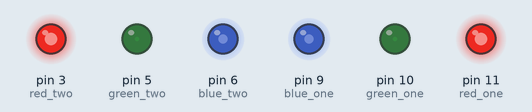
Bench run of a sketch on a simulated Arduino Uno, built with avr-gcc and run on an emulated ATmega328P. Shown: output pins drawn as LEDs (lit = HIGH).

Above: at 0.1 s.
At 7.1 s:
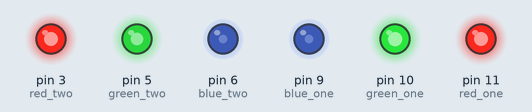
At 11.1 s:
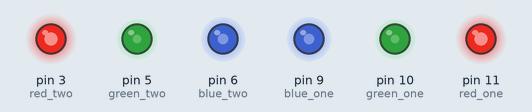
At 15.1 s:
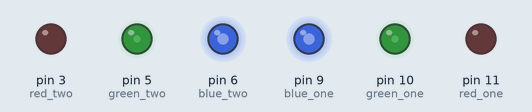
At 26.1 s:
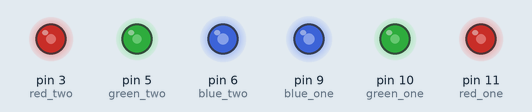
At 38.1 s:
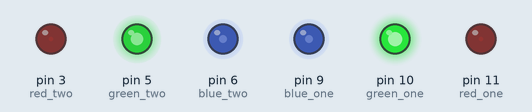
Timing chart, 0 to 40.0 s (numbered marks = the images above):
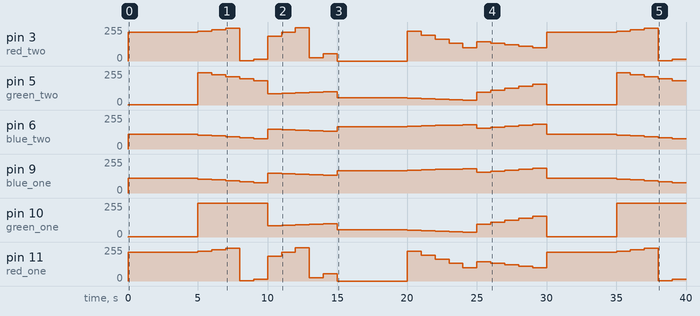

Measured:
- by itself, pin 10 (green_one): 0/255 → 2/255 at 0.00 s, → 255/255 5.0 s later, → 83/255 5.0 s later, → 87/255 1.0 s later, … (20 changes in this stretch)
- by itself, pin 3 (red_two): 0/255 → 214/255 at 0.00 s, → 225/255 5.0 s later, → 236/255 1.0 s later, → 247/255 1.0 s later, … (28 changes in this stretch)

The sketch:

bi_lighting.ino
```cpp
int count = 1;

//left
int red_one = 11;
int green_one = 10;
int blue_one = 9;

//right
int red_two = 3;
int green_two = 5;
int blue_two = 6;

//not implemented yet, i'm still deciding
int on_off = 7;

//pink, purple, blue *purple is a reference
int color[3][3] = {{214, 2, 112}, {155,79,150}, {0,56,168}};

//pink-purple, purple-blue
float interval[2][3] = {{((color[1][0]-color[0][0])/5), ((color[1][1]-color[0][1])/5), ((color[1][2]-color[0][2])/5)},
                       {((color[2][0]-color[1][0])/5), ((color[2][1]-color[1][1])/5), ((color[2][2]-color[1][2])/5)}};

void setup()
{
  pinMode(red_one, OUTPUT);
  pinMode(green_one, OUTPUT);
  pinMode(blue_one, OUTPUT);

  pinMode(red_two, OUTPUT);
  pinMode(green_two, OUTPUT);
  pinMode(blue_two, OUTPUT);

  pinMode(on_off, INPUT);
}

void RGB_color(int eye, int red, int green, int blue)
{
  if (eye == 1) //giraffe's left
  {
    analogWrite(red_one, red);
    analogWrite(green_one, green);
    analogWrite(blue_one, blue);
  }

  else // giraffe's right
  {
    analogWrite(red_two, red);
    analogWrite(green_two, green);
    analogWrite(blue_two, blue);
  }
}

static int pride(int count, String cor)
{
    float red, green, blue;

    if (cor == "red")
      {
        if (count <= 5) //pink
      {
        red = color[0][0];
      }

      else if (count <= 10) //to purple
      {
        red = color[0][0]-((count-5)*interval[0][0]);
      }

      else if (count <= 15) //to blue
      {
        red = color[1][0]-((count-10)*interval[1][0]);
      }

      else if (count <= 20) //blue
      {
        red = color[2][0];
      }

      else if (count <= 25) //to purple
      {
        red = color[2][0]+((count-20)*interval[1][0]);
      }

      else if (count <= 30) //to pink
      {
        red = color[1][0]+((count-25)*interval[0][0]);
      }

      else //pink
      {
        red = color[0][0];
      }

      int redF = floor(red);

      return redF;
      }

    else if (cor == "green")
    {
      if (count <= 5) //pink
      {
        green = color[0][1];
      }

      else if (count <= 10) //to purple
      {
        green = color[0][1]-((count-5)*interval[0][1]);
      }

      else if (count <= 15) //to blue
      {
        green = color[1][1]-((count-10)*interval[1][1]);
      }

      else if (count <= 20) //blue
      {
        green = color[2][1];
      }

      else if (count <= 25) //to purple
      {
        green = color[2][1]+((count-20)*interval[1][1]);
      }

      else if (count <= 30) //to pink
      {
        green = color[1][1]+((count-25)*interval[0][1]);
      }

      else //pink
      {
        green = color[0][1];
      }

      int greenF = floor(green);

      return greenF;
    }

    else if (cor == "blue")
    {
      if (count <= 5) //pink
      {
        blue = color[0][2];
      }

      else if (count <= 10) //to purple
      {
        blue = color[0][2]-((count-5)*interval[0][2]);
      }

      else if (count <= 15) //to blue
      {
        blue = color[1][2]-((count-10)*interval[1][2]);
      }

      else if (count <= 20) //blue
      {
        blue = color[2][2];
      }

      else if (count <= 25) //to purple
      {
       blue = color[2][2]+((count-20)*interval[1][2]);
      }

      else if (count <= 30) //to pink
      {
        blue = color[1][2]+((count-25)*interval[0][2]);
      }

      else //pink
      {
        blue = color[0][2];
      }

      int blueF = floor(blue);

      return blueF;
    }
}

void loop()
{
  if (count != 35)
  {
    RGB_color(1, pride(count, "red"), pride(count, "green"), pride(count, "blue"));
    RGB_color(2, pride(count, "red"), pride(count, "green"), pride(count, "blue"));
  }

  else
  {
    RGB_color(1, pride(count, "red"), pride(count, "green"), pride(count, "blue"));
    RGB_color(2, pride(count, "red"), pride(count, "green"), pride(count, "blue"));

    count = 5;
  }

  count ++;

  delay(1000);
}
```
